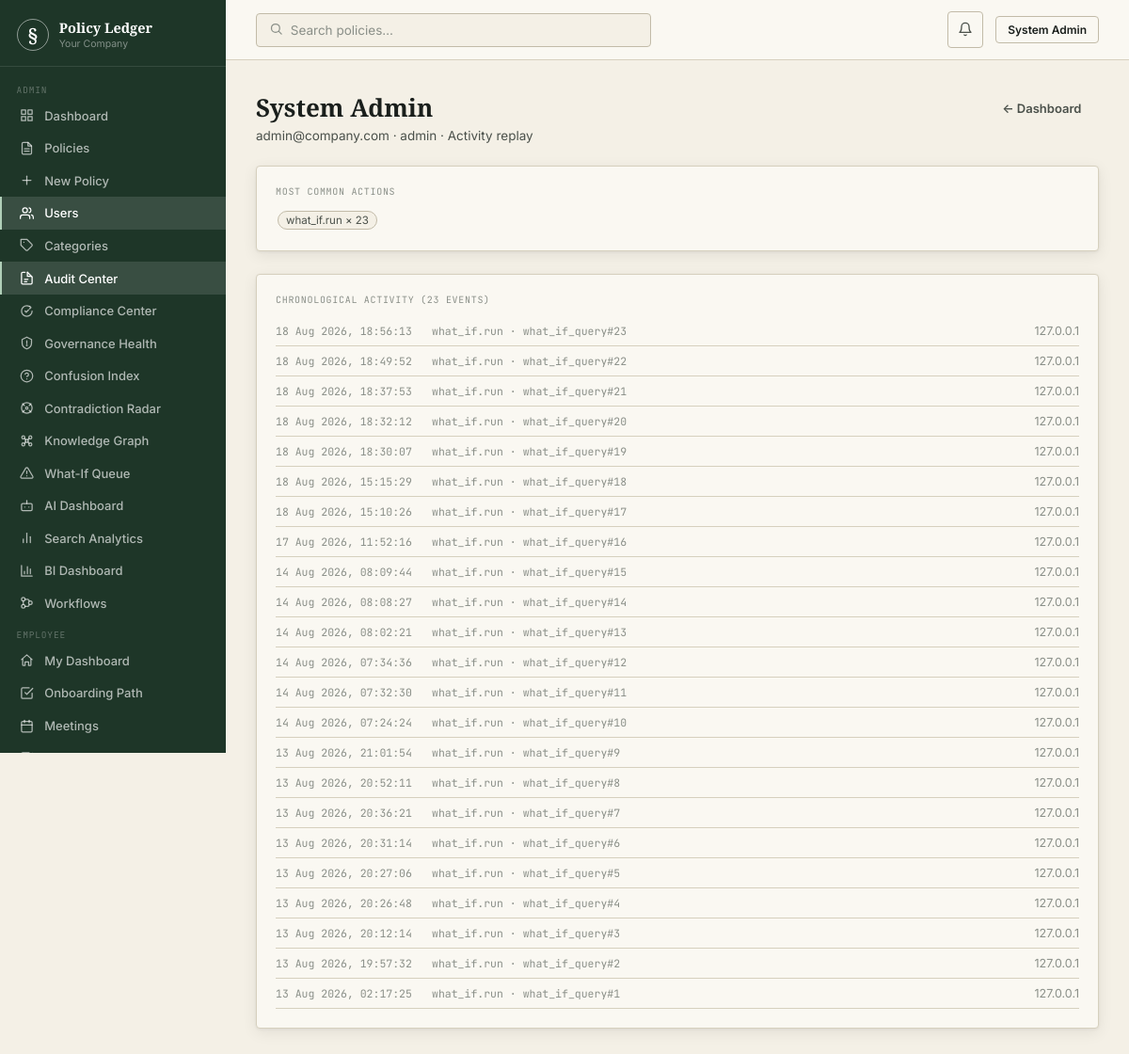
Screenshot of /admin/audit-center/user/1 (signed in) with the database file from the repository.
### models.py (models this page shows, shortened)
class User(db.Model, UserMixin):
    id = db.Column(db.Integer, primary_key=True)
    employee_id = db.Column(db.String(20), unique=True, nullable=True)
    name = db.Column(db.String(120), nullable=False)
    email = db.Column(db.String(200), nullable=False, unique=True, index=True)
    password_hash = db.Column(db.String(256), nullable=False)
    role = db.Column(db.String(20), nullable=False, default=UserRole.EMPLOYEE)
    department_id = db.Column(db.Integer, db.ForeignKey("department.id"), nullable=True)
    designation = db.Column(db.String(100))
    phone = db.Column(db.String(20))
    avatar_url = db.Column(db.String(300))
    is_active = db.Column(db.Boolean, default=True)
    email_verified = db.Column(db.Boolean, default=False)
    mfa_enabled = db.Column(db.Boolean, default=False)
    mfa_secret = db.Column(db.String(64))
    last_login = db.Column(db.DateTime)
    password_changed_at = db.Column(db.DateTime, default=now_utc)
    created_at = db.Column(db.DateTime, default=now_utc)
    updated_at = db.Column(db.DateTime, default=now_utc, onupdate=now_utc)
    notifications = db.relationship("Notification", backref="user", lazy="dynamic", cascade="all, delete-orphan")
    acknowledgements = db.relationship("PolicyAcknowledgement", backref="user", lazy="dynamic")
    audit_logs = db.relationship("AuditLog", backref="user", lazy="dynamic")
    saved = db.relationship("Policy", secondary=saved_policies, lazy="dynamic")
    def is_admin(self) -> bool:
        return self.role == UserRole.ADMIN
    def can_manage_policies(self) -> bool:
        return self.role in (UserRole.HR, UserRole.ADMIN, UserRole.MANAGER)

class AuditLog(db.Model):
    id = db.Column(db.Integer, primary_key=True)
    user_id = db.Column(db.Integer, db.ForeignKey("user.id"), nullable=True)
    action = db.Column(db.String(100), nullable=False)  # e.g. "policy.create", "user.login"
    resource_type = db.Column(db.String(50))             # "policy", "user", "version"
    resource_id = db.Column(db.Integer)
    detail = db.Column(db.Text)                          # JSON string of extra context
    ip_address = db.Column(db.String(45))
    user_agent = db.Column(db.String(300))
    timestamp = db.Column(db.DateTime, default=now_utc, index=True)

### blueprints/audit_center.py (the view)
@audit_center_bp.route("/audit-center/user/<int:user_id>")
@login_required
@role_required(UserRole.ADMIN, UserRole.HR)
def user_activity(user_id):
    user = User.query.get_or_404(user_id)
    page = request.args.get("page", 1, type=int)
    query = AuditLog.query.filter_by(user_id=user_id).order_by(AuditLog.timestamp.desc())
    logs = paginate(query, page, 50)
    action_counts = Counter(l.action for l in AuditLog.query.filter_by(user_id=user_id).all())
    top_actions = action_counts.most_common(8)
    return render_template("admin/audit_user_activity.html", user=user, logs=logs, top_actions=top_actions)

### utils.py (called while the page is built)
def role_required(*roles):
    def decorator(f):
        @wraps(f)
        def wrapped(*args, **kwargs):
            if not current_user.is_authenticated:
                abort(401)
            if current_user.role not in roles:
                abort(403)
            return f(*args, **kwargs)
        return wrapped
    return decorator

def paginate(query, page: int, per_page: int = 20):
    return query.paginate(page=page, per_page=per_page, error_out=False)

### templates/admin/audit_user_activity.html (shortened to what this page needs)
{% extends "base.html" %}
{% block content %}
<div class="page-header">
  <div class="page-header-left"><h1>{{ user.name }}</h1><p>{{ user.email }} · {{ user.role }} · Activity replay</p></div>
  <div class="page-header-actions"><a href="{{ url_for('audit_center.audit_dashboard') }}" class="btn btn-ghost">← Dashboard</a></div>
</div>
<div class="card mb3">
  <div class="card-label">Most common actions</div>
  <div class="gap-row" style="flex-wrap:wrap">
    {% for action, count in top_actions %}
    <span class="tag-chip">{{ action }} × {{ count }}</span>
    {% else %}<span class="text-faint" style="font-size:13px">No activity yet.</span>{% endfor %}
  </div>
</div>
<div class="card">
  <div class="card-label">Chronological activity ({{ logs.total }} events)</div>
  <div style="margin-top:.5rem">
    {% for l in logs.items %}
    <div style="display:flex;gap:1rem;padding:.5rem 0;border-bottom:1px solid var(--rule);font-size:12.5px">
      <span class="td-mono" style="color:var(--faint);width:150px;flex-shrink:0">{{ l.timestamp.strftime('%d %b %Y, %H:%M:%S') }}</span>
      <span class="td-mono" style="flex:1">{{ l.action }}{% if l.resource_type %} · {{ l.resource_type }}{% if l.resource_id %}#{{ l.resource_id }}{% endif %}{% endif %}</span>
      <span style="color:var(--faint)">{{ l.ip_address or '' }}</span>
    </div>
    {% else %}<div class="text-faint" style="font-size:13px">No activity recorded for this user.</div>{% endfor %}
  </div>
</div>
{% endblock %}

### templates/base.html (shortened to what this page needs)
<!DOCTYPE html>
<html lang="en">
<head>
</head>
<body>
<div class="shell">
  {% block sidebar %}
  <div class="sidebar">
    <div class="s-brand">
      <div class="s-mark">§</div>
      <div><div class="s-name">Policy Ledger</div><div class="s-company">{{ config.COMPANY_NAME }}</div></div>
    </div>
    <nav class="s-nav">
      {% if current_user.can_manage_policies() %}
      <div class="s-section">Admin</div>
      <a href="{{ url_for('admin.dashboard') }}" class="s-item {% if request.endpoint == 'admin.dashboard' %}active{% endif %}"><span class="s-icon"><svg viewBox="0 0 24 24" fill="none" stroke="currentColor" stroke-width="2" stroke-linecap="round" stroke-linejoin="round"><rect x="3" y="3" width="7" height="7"/><rect x="14" y="3" width="7" height="7"/><rect x="14" y="14" width="7" height="7"/><rect x="3" y="14" width="7" height="7"/></svg></span>Dashboard</a>
      <a href="{{ url_for('admin.policy_list') }}" class="s-item {% if 'policy' in request.endpoint %}active{% endif %}"><span class="s-icon"><svg viewBox="0 0 24 24" fill="none" stroke="currentColor" stroke-width="2" stroke-linecap="round" stroke-linejoin="round"><path d="M14 2H6a2 2 0 0 0-2 2v16a2 2 0 0 0 2 2h12a2 2 0 0 0 2-2V8z"/><path d="M14 2v6h6"/><line x1="8" y1="13" x2="16" y2="13"/><line x1="8" y1="17" x2="16" y2="17"/></svg></span>Policies</a>
      <a href="{{ url_for('admin.policy_create') }}" class="s-item"><span class="s-icon"><svg viewBox="0 0 24 24" fill="none" stroke="currentColor" stroke-width="2" stroke-linecap="round" stroke-linejoin="round"><line x1="12" y1="5" x2="12" y2="19"/><line x1="5" y1="12" x2="19" y2="12"/></svg></span>New Policy</a>
      {% if current_user.is_admin() %}
      <a href="{{ url_for('admin.user_list') }}" class="s-item {% if 'user' in request.endpoint %}active{% endif %}"><span class="s-icon"><svg viewBox="0 0 24 24" fill="none" stroke="currentColor" stroke-width="2" stroke-linecap="round" stroke-linejoin="round"><path d="M17 21v-2a4 4 0 0 0-4-4H5a4 4 0 0 0-4 4v2"/><circle cx="9" cy="7" r="4"/><path d="M23 21v-2a4 4 0 0 0-3-3.87"/><path d="M16 3.13a4 4 0 0 1 0 7.75"/></svg></span>Users</a>
      <a href="{{ url_for('admin.category_list') }}" class="s-item"><span class="s-icon"><svg viewBox="0 0 24 24" fill="none" stroke="currentColor" stroke-width="2" stroke-linecap="round" stroke-linejoin="round"><path d="M20.59 13.41 13.4 20.6a2 2 0 0 1-2.83 0L2 12V2h10l8.59 8.59a2 2 0 0 1 0 2.82z"/><line x1="7" y1="7" x2="7.01" y2="7"/></svg></span>Categories</a>
      <a href="{{ url_for('audit_center.audit_dashboard') }}" class="s-item {% if request.endpoint and request.endpoint.startswith('audit_center.') %}active{% endif %}"><span class="s-icon"><svg viewBox="0 0 24 24" fill="none" stroke="currentColor" stroke-width="2" stroke-linecap="round" stroke-linejoin="round"><path d="M9 2H5a2 2 0 0 0-2 2v16a2 2 0 0 0 2 2h14a2 2 0 0 0 2-2V11"/><path d="M13 2v7h7"/><line x1="8" y1="14" x2="14" y2="14"/><line x1="8" y1="18" x2="12" y2="18"/><path d="M13 2l8 8"/></svg></span>Audit Center</a>
      <a href="{{ url_for('compliance.compliance_center') }}" class="s-item {% if request.endpoint and request.endpoint.startswith('compliance.') %}active{% endif %}"><span class="s-icon"><svg viewBox="0 0 24 24" fill="none" stroke="currentColor" stroke-width="2" stroke-linecap="round" stroke-linejoin="round"><path d="M9 12l2 2 4-4"/><path d="M21 12c0 4.97-4.03 9-9 9s-9-4.03-9-9 4.03-9 9-9c1.6 0 3.1.42 4.4 1.15"/><path d="M17 4l2 2-2 2"/></svg></span>Compliance Center</a>
      <a href="{{ url_for('governance.dashboard') }}" class="s-item {% if request.endpoint and request.endpoint.startswith('governance.') %}active{% endif %}"><span class="s-icon"><svg viewBox="0 0 24 24" fill="none" stroke="currentColor" stroke-width="2" stroke-linecap="round" stroke-linejoin="round"><path d="M12 2l8 4v6c0 5-3.5 8.5-8 10-4.5-1.5-8-5-8-10V6z"/><path d="M12 8v5"/><circle cx="12" cy="16" r=".5" fill="currentColor"/></svg></span>Governance Health</a>
      <a href="{{ url_for('confusion_index.dashboard') }}" class="s-item {% if request.endpoint and request.endpoint.startswith('confusion_index.') %}active{% endif %}"><span class="s-icon"><svg viewBox="0 0 24 24" fill="none" stroke="currentColor" stroke-width="2" stroke-linecap="round" stroke-linejoin="round"><circle cx="12" cy="12" r="10"/><path d="M9.09 9a3 3 0 0 1 5.83 1c0 2-3 3-3 3"/><line x1="12" y1="17" x2="12.01" y2="17"/></svg></span>Confusion Index</a>
      <a href="{{ url_for('contradiction_radar.dashboard') }}" class="s-item {% if request.endpoint and request.endpoint.startswith('contradiction_radar.') %}active{% endif %}"><span class="s-icon"><svg viewBox="0 0 24 24" fill="none" stroke="currentColor" stroke-width="2" stroke-linecap="round" stroke-linejoin="round"><circle cx="12" cy="12" r="2"/><path d="M4.9 4.9l3 3M19.1 4.9l-3 3M4.9 19.1l3-3M19.1 19.1l-3-3"/><circle cx="12" cy="12" r="9"/></svg></span>Contradiction Radar</a>
      <a href="{{ url_for('knowledge_graph.graph_page') }}" class="s-item "><span class="s-icon"></span>Knowledge Graph</a>
      <a href="{{ url_for('what_if.review_queue') }}" class="s-item {% if request.endpoint and request.endpoint.startswith('what_if.') and 'admin' in request.path %}active{% endif %}"><span class="s-icon"><svg viewBox="0 0 24 24" fill="none" stroke="currentColor" stroke-width="2" stroke-linecap="round" stroke-linejoin="round"><path d="M12 9v4"/><path d="M12 17h.01"/><path d="M10.29 3.86 1.82 18a2 2 0 0 0 1.71 3h16.94a2 2 0 0 0 1.71-3L13.71 3.86a2 2 0 0 0-3.42 0z"/></svg></span>What-If Queue</a>
      <a href="{{ url_for('rag.admin_rag_dashboard') }}" class="s-item "><span class="s-icon"></span>AI Dashboard</a>
      <a href="{{ url_for('search.search_analytics') }}" class="s-item {% if request.endpoint == 'search.search_analytics' %}active{% endif %}"><span class="s-icon"><svg viewBox="0 0 24 24" fill="none" stroke="currentColor" stroke-width="2" stroke-linecap="round" stroke-linejoin="round"><line x1="18" y1="20" x2="18" y2="10"/><line x1="12" y1="20" x2="12" y2="4"/><line x1="6" y1="20" x2="6" y2="14"/></svg></span>Search Analytics</a>
      <a href="{{ url_for('bi.bi_dashboard') }}" class="s-item {% if request.endpoint == 'bi.bi_dashboard' %}active{% endif %}"><span class="s-icon"><svg viewBox="0 0 24 24" fill="none" stroke="currentColor" stroke-width="2" stroke-linecap="round" stroke-linejoin="round"><path d="M3 3v18h18"/><path d="M18 17V9M13 17V5M8 17v-4"/></svg></span>BI Dashboard</a>
      <a href="{{ url_for('workflow.template_list') }}" class="s-item {% if request.endpoint and request.endpoint.startswith('workflow.') %}active{% endif %}"><span class="s-icon"><svg viewBox="0 0 24 24" fill="none" stroke="currentColor" stroke-width="2" stroke-linecap="round" stroke-linejoin="round"><circle cx="6" cy="6" r="3"/><circle cx="6" cy="18" r="3"/><circle cx="18" cy="12" r="3"/><path d="M6 9v6M9 6h4a3 3 0 0 1 3 3v0M9 18h4a3 3 0 0 0 3-3v0"/></svg></span>Workflows</a>
      {% endif %}
      <div class="s-section">Employee</div>
      {% endif %}
      <a href="{{ url_for('employee.dashboard') }}" class="s-item {% if request.endpoint == 'employee.dashboard' %}active{% endif %}"><span class="s-icon"><svg viewBox="0 0 24 24" fill="none" stroke="currentColor" stroke-width="2" stroke-linecap="round" stroke-linejoin="round"><path d="M3 11l9-8 9 8"/><path d="M5 10v10a1 1 0 0 0 1 1h3v-6h6v6h3a1 1 0 0 0 1-1V10"/></svg></span>My Dashboard</a>
      <a href="{{ url_for('employee.onboarding') }}" class="s-item {% if request.endpoint and request.endpoint.startswith('employee.onboarding') %}active{% endif %}"><span class="s-icon"><svg viewBox="0 0 24 24" fill="none" stroke="currentColor" stroke-width="2" stroke-linecap="round" stroke-linejoin="round"><path d="M9 11l3 3L22 4"/><path d="M21 12v7a2 2 0 0 1-2 2H5a2 2 0 0 1-2-2V5a2 2 0 0 1 2-2h11"/></svg></span>Onboarding Path</a>
      <a href="{{ url_for('meetings.list_meetings') }}" class="s-item {% if request.endpoint and 'meetings.' in request.endpoint and request.endpoint != 'meetings.my_action_items' %}active{% endif %}"><span class="s-icon"><svg viewBox="0 0 24 24" fill="none" stroke="currentColor" stroke-width="2" stroke-linecap="round" stroke-linejoin="round"><rect x="3" y="4" width="18" height="18" rx="2"/><line x1="16" y1="2" x2="16" y2="6"/><line x1="8" y1="2" x2="8" y2="6"/><line x1="3" y1="10" x2="21" y2="10"/></svg></span>Meetings</a>
      <a href="{{ url_for('meetings.my_action_items') }}" class="s-item {% if request.endpoint == 'meetings.my_action_items' %}active{% endif %}"><span class="s-icon"><svg viewBox="0 0 24 24" fill="none" stroke="currentColor" stroke-width="2" stroke-linecap="round" stroke-linejoin="round"><path d="M9 11l3 3L22 4"/><path d="M21 12v7a2 2 0 0 1-2 2H5a2 2 0 0 1-2-2V5a2 2 0 0 1 2-2h11"/></svg></span>My Action Items</a>
    </nav>
  </div>
  {% endblock %}
  <div class="main">
    <div class="topbar">
      <div class="topbar-left">
        <form action="{{ url_for('employee.search') }}" method="GET" style="flex:1;max-width:420px">
          <div class="search-bar">
            <span style="color:var(--faint)" class="icon"><svg width="15" height="15" viewBox="0 0 24 24" fill="none" stroke="currentColor" stroke-width="2" stroke-linecap="round" stroke-linejoin="round"><circle cx="11" cy="11" r="7"/><line x1="21" y1="21" x2="16.65" y2="16.65"/></svg></span>
            <input name="q" placeholder="Search policies…" value="{{ request.args.get('q','') }}">
          </div>
        </form>
      </div>
      <div class="topbar-right">
        <a href="{{ url_for('employee.notifications') }}" class="notif-btn" title="Notifications">
          <span class="icon"><svg width="16" height="16" viewBox="0 0 24 24" fill="none" stroke="currentColor" stroke-width="2" stroke-linecap="round" stroke-linejoin="round"><path d="M18 8a6 6 0 0 0-12 0c0 7-3 9-3 9h18s-3-2-3-9"/><path d="M13.73 21a2 2 0 0 1-3.46 0"/></svg></span>
          {% set unc = unread_count if unread_count is defined else 0 %}
        </a>
        <a href="{{ url_for('auth.profile') }}" class="btn btn-secondary btn-sm">{{ current_user.name[:18] }}</a>
      </div>
    </div>
    <div class="page-body">
      {% block content %}{% endblock %}
    </div>
  </div>
</div>
</body>
</html>

### rows the page displays
User: name "System Admin", email "admin@company.com", role "admin"
AuditLog: action "what_if.run", count "23", timestamp "13 Aug 2026, 02:17:25", resource_type "what_if_query", resource_id "1", ip_address "127.0.0.1"
AuditLog: timestamp "18 Aug 2026, 18:56:13", action "what_if.run", resource_type "what_if_query", resource_id "23", ip_address "127.0.0.1"
AuditLog: timestamp "18 Aug 2026, 18:49:52", action "what_if.run", resource_type "what_if_query", resource_id "22", ip_address "127.0.0.1"
AuditLog: timestamp "18 Aug 2026, 18:37:53", action "what_if.run", resource_type "what_if_query", resource_id "21", ip_address "127.0.0.1"
AuditLog: timestamp "18 Aug 2026, 18:32:12", action "what_if.run", resource_type "what_if_query", resource_id "20", ip_address "127.0.0.1"
AuditLog: timestamp "18 Aug 2026, 18:30:07", action "what_if.run", resource_type "what_if_query", resource_id "19", ip_address "127.0.0.1"
AuditLog: timestamp "18 Aug 2026, 15:15:29", action "what_if.run", resource_type "what_if_query", resource_id "18", ip_address "127.0.0.1"
AuditLog: timestamp "18 Aug 2026, 15:10:26", action "what_if.run", resource_type "what_if_query", resource_id "17", ip_address "127.0.0.1"
AuditLog: timestamp "17 Aug 2026, 11:52:16", action "what_if.run", resource_type "what_if_query", resource_id "16", ip_address "127.0.0.1"
AuditLog: timestamp "14 Aug 2026, 08:09:44", action "what_if.run", resource_type "what_if_query", resource_id "15", ip_address "127.0.0.1"
AuditLog: timestamp "14 Aug 2026, 08:08:27", action "what_if.run", resource_type "what_if_query", resource_id "14", ip_address "127.0.0.1"
AuditLog: timestamp "14 Aug 2026, 08:02:21", action "what_if.run", resource_type "what_if_query", resource_id "13", ip_address "127.0.0.1"
AuditLog: timestamp "14 Aug 2026, 07:34:36", action "what_if.run", resource_type "what_if_query", resource_id "12", ip_address "127.0.0.1"
AuditLog: timestamp "14 Aug 2026, 07:32:30", action "what_if.run", resource_type "what_if_query", resource_id "11", ip_address "127.0.0.1"
AuditLog: timestamp "14 Aug 2026, 07:24:24", action "what_if.run", resource_type "what_if_query", resource_id "10", ip_address "127.0.0.1"
AuditLog: timestamp "13 Aug 2026, 21:01:54", action "what_if.run", resource_type "what_if_query", resource_id "9", ip_address "127.0.0.1"
AuditLog: timestamp "13 Aug 2026, 20:52:11", action "what_if.run", resource_type "what_if_query", resource_id "8", ip_address "127.0.0.1"
AuditLog: timestamp "13 Aug 2026, 20:36:21", action "what_if.run", resource_type "what_if_query", resource_id "7", ip_address "127.0.0.1"
AuditLog: timestamp "13 Aug 2026, 20:31:14", action "what_if.run", resource_type "what_if_query", resource_id "6", ip_address "127.0.0.1"
AuditLog: timestamp "13 Aug 2026, 20:27:06", action "what_if.run", resource_type "what_if_query", resource_id "5", ip_address "127.0.0.1"
AuditLog: timestamp "13 Aug 2026, 20:26:48", action "what_if.run", resource_type "what_if_query", resource_id "4", ip_address "127.0.0.1"
AuditLog: timestamp "13 Aug 2026, 20:12:14", action "what_if.run", resource_type "what_if_query", resource_id "3", ip_address "127.0.0.1"
AuditLog: timestamp "13 Aug 2026, 19:57:32", action "what_if.run", resource_type "what_if_query", resource_id "2", ip_address "127.0.0.1"

### other values shown
{{ config.COMPANY_NAME }} "Your Company"
{{ logs.total }} "23"
